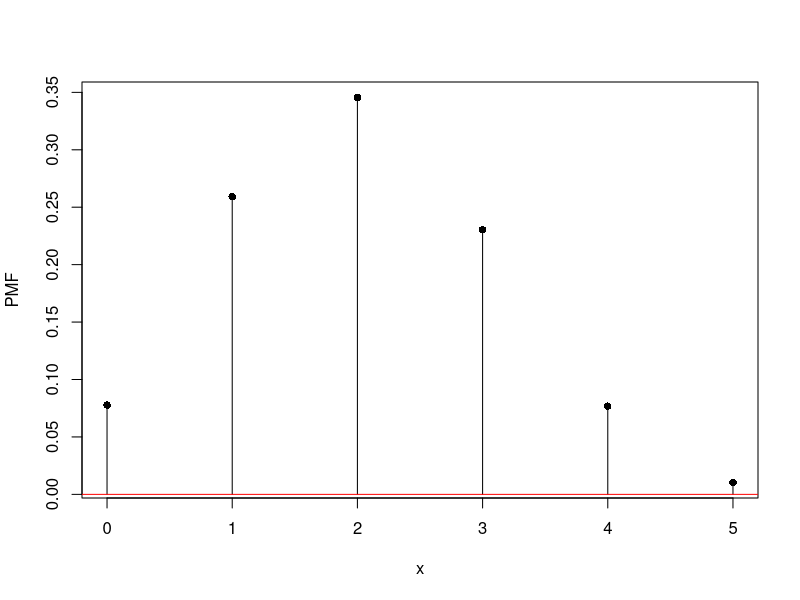
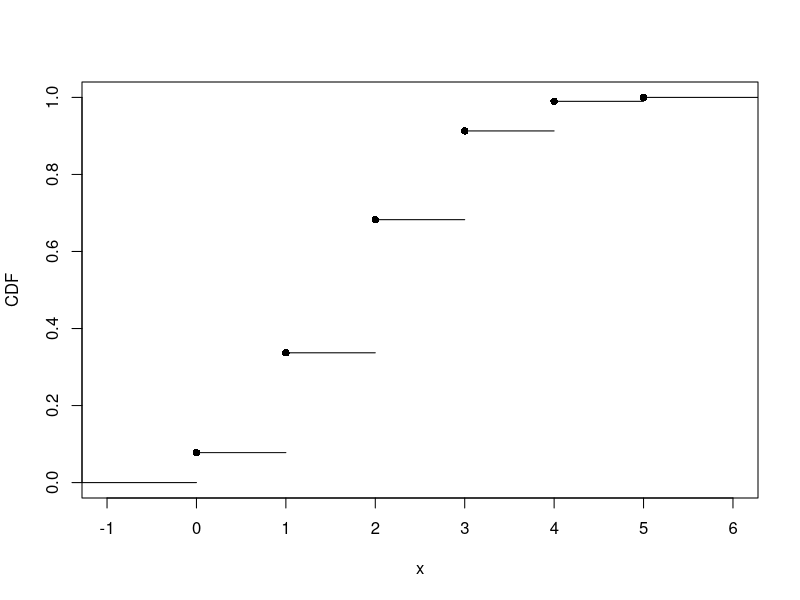
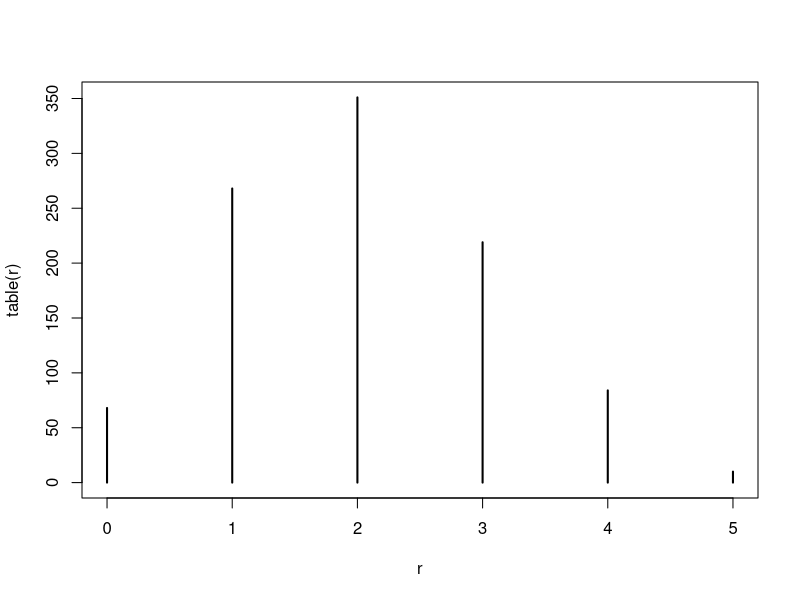
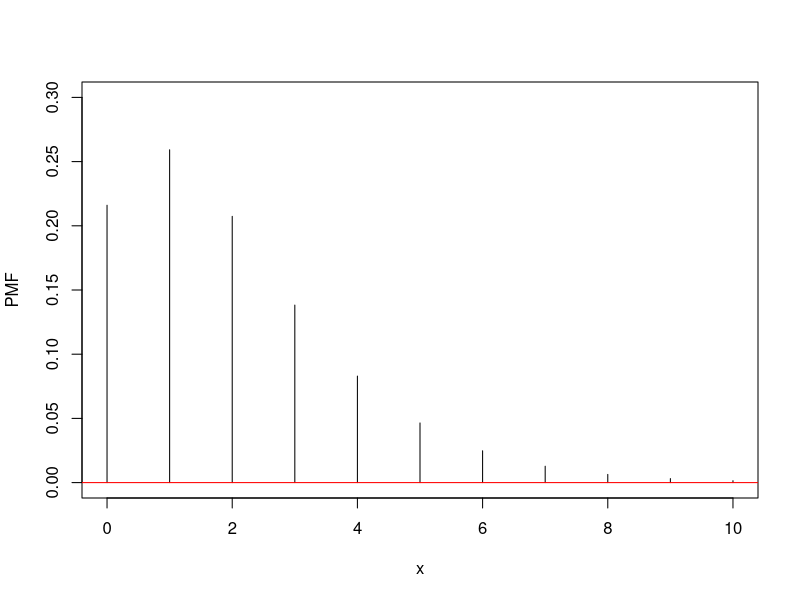
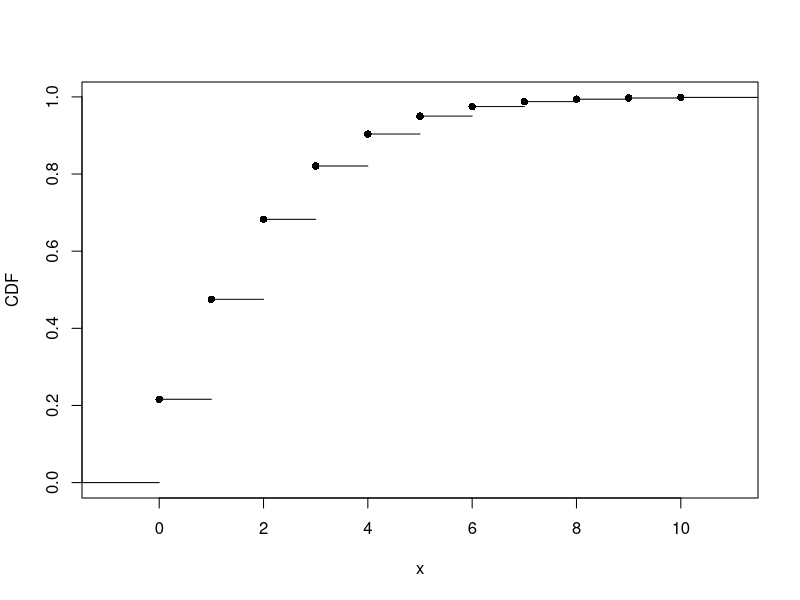
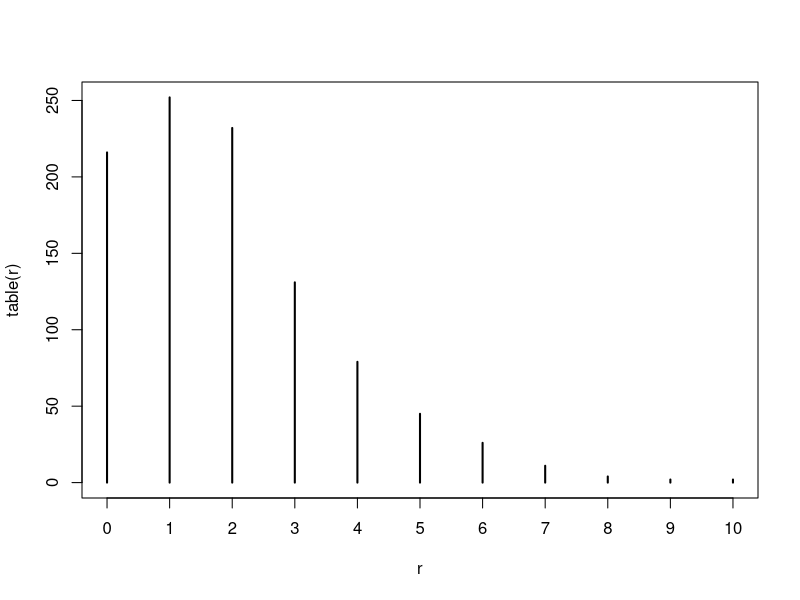
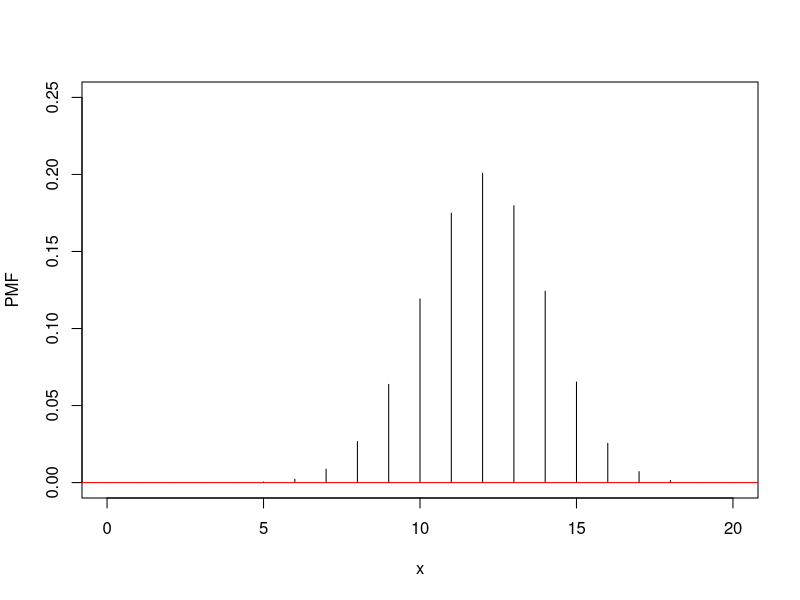
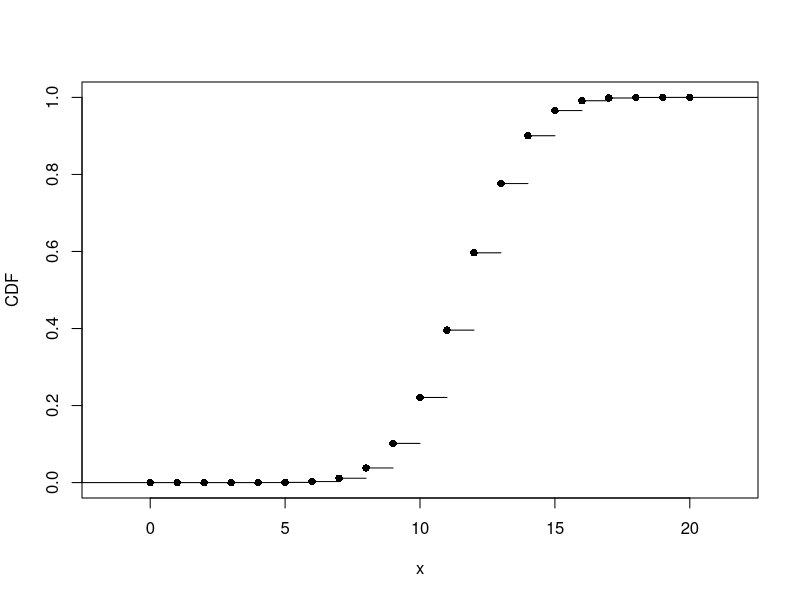

Source code (R) for these figures, in order:
# CS544 Homework 4
# Yuxiao Wu
# 10/31/2021
options(scipen = 999, digits = 2)
# Part 1 Binomial distribution
# a)
n = 5; p = 0.4;
pmf = dbinom(0:n, size = n, prob = p)
pmf

plot(0:n, pmf, type = "h", xaxt = "n",
     main = "", xlab = "x", ylab = "PMF")
points(0:n, pmf, pch = 16)   
axis(side = 1, at = 0:n, labels = TRUE)
abline(h = 0, col="red")

cdf = c(0, cumsum(pmf))
cdf

cdfplot = stepfun(0:n, cdf)
plot(cdfplot, verticals = FALSE, pch = 16,
     main = "", xlab = "x", ylab = "CDF")

# b)
# P(X = 2)
dbinom(2, size = n, prob = p)

# c)
# P(X >= 2)
sum(dbinom(2:n, size = n, prob = p))

# d)
r = rbinom(1000, size= n, prob= p)
plot(table(r))


# Part 2 Negative Binomial distribution
# a)
r <- 3; p <- 0.6

pmf <- dnbinom(0:10, size = r, prob = p)
pmf

#Plot PMF
plot(0:10,pmf,type="h",
     xlab="x",ylab="PMF", ylim = c(0, 0.3))
abline(h=0, col="red")

cdf <- c(0, cumsum(pmf))
cdf

#Plot CDF
cdfplot <- stepfun(0:10, cdf)
plot(cdfplot, verticals = FALSE, pch = 16,
     main = "", xlab = "x", ylab = "CDF")

# b)
# P(X = 4)
dnbinom(4, size = r, prob = p)

# c)
# P(X <= 4)
pnbinom(4, size = r, prob = p)

# d)
r = rnbinom(1000, size = r, prob = p)
plot(table(r))


# Part 3 Hypergeometric distribution
# a)
M <- 60; N <- 40; K <- 20
pmf <- dhyper(0:K, m = M, n = N, k = K)
pmf
# Plot PMF
plot(0:20,pmf,type="h",
     xlab="x",ylab="PMF", ylim = c(0, 0.25))
abline(h=0, col="red")
# Plot CDF
cdf <- c(0, cumsum(pmf))
cdfplot <- stepfun(0:K, cdf)
plot(cdfplot, verticals = FALSE, pch = 16,
     main = "", xlab = "x", ylab = "CDF")

# b)
# P(X = 10)
dhyper(10, m = M, n = N, k = K)

# c)
# P(X >= 10)
phyper(10, m = M, n = N, k = K, lower.tail = FALSE)

# d)
r = rhyper(1000, m = M, n = N, k = K)
plot(table(r))

# Part 4 Poisson distribution
# a)
dpois(8, lambda=10)

# b)
ppois(8, lambda=10)

# c)
ppois(12, lambda=10) - ppois(6, lambda=10)

# d)
pmf <- dpois(0:20, lambda=10)
pmf
plot(0:20,pmf,type="h",
     xlab="x",ylab="PMF", ylim = c(0, 0.15))
abline(h=0, col="red")

# e)
r = rpois(50, lambda = 10)
plot(table(r))
boxplot(r, horizontal = TRUE)
fivenum(r)
# in most days, 8-12 students will attend the office
# hour.

# Part 5 Normal distribution
# a)
x <- seq(70, 130)
mu <- 100; sigma <- 10
pdf = dnorm(x, mean = mu, sd = sigma)
plot(x, pdf, type="l", col="red", 
     xlim=c(70,130),
     main="Money Spent", xlab="Days", ylab="PDF")

# b)
pnorm(mu - 2*sigma, mean = mu, sd = sigma)

# c)
pnorm(mu - 1*sigma, mean = mu, sd = sigma) - 
        pnorm(mu - 2*sigma, mean = mu, sd = sigma)

# d)
# between 1 std
pnorm(mu + 1*sigma, mean = mu, sd = sigma) - 
        pnorm(mu - 1*sigma, mean = mu, sd = sigma)
# between 2 std
pnorm(mu + 2*sigma, mean = mu, sd = sigma) - 
        pnorm(mu - 2*sigma, mean = mu, sd = sigma)
# between 3 std
pnorm(mu + 3*sigma, mean = mu, sd = sigma) - 
        pnorm(mu - 3*sigma, mean = mu, sd = sigma)

# e)
lower <- qnorm(0.1, mean = mu, sd = sigma)
upper <- qnorm(0.9, mean = mu, sd = sigma)
paste("middle 80% of the money spent will fall Between", lower,"and",upper, "doallers")

# f)
qnorm(0.98, mean = mu, sd = sigma)
paste("The min you have to spend to get T-shirt is",qnorm(0.98, mean = mu, sd = sigma),"doallers")

# g)
r <- rnorm(10000, mean = mu, sd = sigma)
r <- round(r)
plot(table(r), type = 'h')

